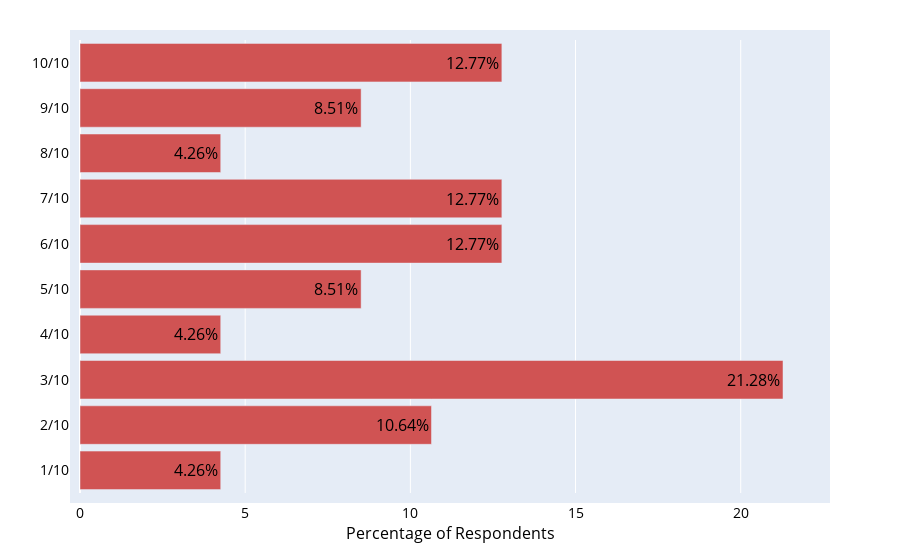

Notebook source saved alongside this figure:
### Markdown cell above
# Slide 2 - Overall how would you rate your experience during 4A/4B academic terms in comparison to an in person term? (5 being the same)

### Code cell
labels = ['1/10', '2/10', '3/10', '4/10', '5/10', '6/10', '7/10', '8/10', '9/10', '10/10']
values = [4.26, 10.64, 21.28, 4.26, 8.51, 12.77, 12.77, 4.26, 8.51, 12.77]
fig = go.Figure(data=[go.Bar(x=values, 
                             y=labels, 
                             text=values, 
                             marker_color='rgb(208,83,83)',
                             textfont_color='#000000',
                             orientation='h',
                             textfont_size=16
                             )])
fig.update_layout(
    yaxis=dict(
        #categoryorder='total ascending', 
        color='#000000',
        titlefont_size=16,
        tickfont_size=14
    ), 
    xaxis=dict(
        title='Percentage of Respondents',
        color='#000000',
        titlefont_size=16,
        tickfont_size=14
    ),
    bargap=0.15, 
    margin=dict(l=80, r=80, t=40, b=40, pad=10))
fig.update_traces(texttemplate='%{text}%', textposition='inside')
iplot(fig)

fig.write_image("presentationImages/COVID_S2_RateExperience_MonoColors.png", width=800, height=800)

### Figure 1 — Plotly figure (JSON) as saved in the notebook; plotly's stock layout.template omitted (floating-point values rounded to 4 significant figures)
{"data": [{"marker": {"color": "rgb(208,83,83)"}, "orientation": "h", "text": ["4.26", "10.64", "21.28", "4.26", "8.51", "12.77", "12.77", "4.26", "8.51", "12.77"], "textfont": {"color": "#000000", "size": 16}, "textposition": "inside", "texttemplate": "%{text}%", "type": "bar", "x": [4.26, 10.64, 21.28, 4.26, 8.51, 12.77, 12.77, 4.26, 8.51, 12.77], "y": ["1/10", "2/10", "3/10", "4/10", "5/10", "6/10", "7/10", "8/10", "9/10", "10/10"]}], "layout": {"bargap": 0.15, "margin": {"b": 40, "l": 80, "pad": 10, "r": 80, "t": 40}, "xaxis": {"color": "#000000", "tickfont": {"size": 14}, "title": {"font": {"size": 16}, "text": "Percentage of Respondents"}}, "yaxis": {"color": "#000000", "tickfont": {"size": 14}, "title": {"font": {"size": 16}}}}}
